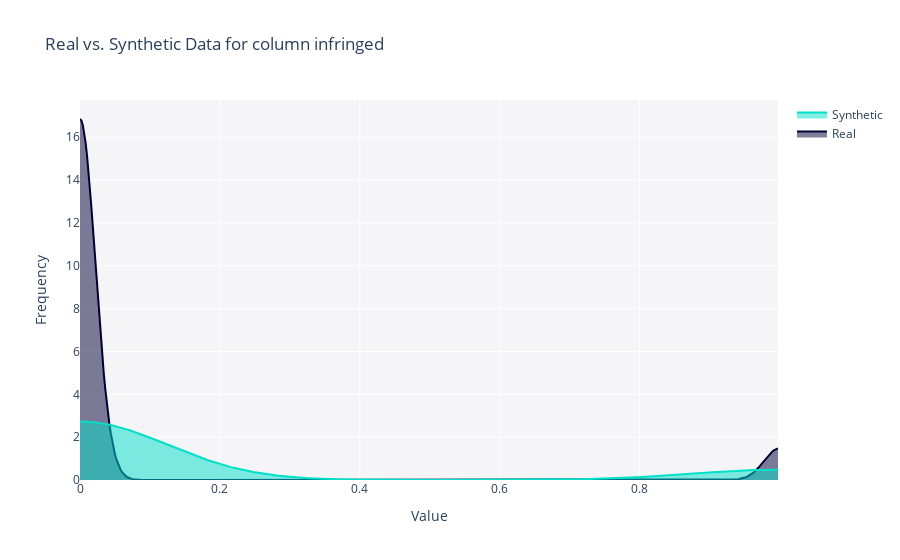

The notebook cell saved with this chart:
### Code cell
from sdmetrics.reports.utils import get_column_plot

fig = get_column_plot(
    real_data=data,
    synthetic_data=new_data,
    metadata=model.get_metadata().to_dict(),
    column_name='infringed'
)

fig.show()

### Figure 1 — Plotly figure (JSON) as saved in the notebook; plotly's stock layout.template omitted (floating-point values rounded to 4 significant figures; data arrays with more than 128 entries replaced by an {"elided": "..."} marker saying what was removed)
{"data": [{"fill": "tozeroy", "hovertemplate": "<b>Real</b><br>Value: %{x}<br>Frequency: %{y}<extra></extra>", "legendgroup": "Real", "marker": {"color": "#000036"}, "mode": "lines", "name": "Real", "showlegend": true, "type": "scatter", "x": {"elided": "500 float values"}, "xaxis": "x", "y": {"elided": "500 float values"}, "yaxis": "y"}, {"fill": "tozeroy", "hovertemplate": "<b>Synthetic</b><br>Value: %{x}<br>Frequency: %{y}<extra></extra>", "legendgroup": "Synthetic", "marker": {"color": "#01E0C9"}, "mode": "lines", "name": "Synthetic", "showlegend": true, "type": "scatter", "x": {"elided": "500 float values"}, "xaxis": "x", "y": {"elided": "500 float values"}, "yaxis": "y"}], "layout": {"barmode": "overlay", "hovermode": "closest", "legend": {"traceorder": "reversed"}, "plot_bgcolor": "#F5F5F8", "title": {"text": "Real vs. Synthetic Data for column infringed"}, "xaxis": {"anchor": "y2", "domain": [0, 1], "title": {"text": "Value"}, "zeroline": false}, "yaxis": {"anchor": "free", "domain": [0, 1], "position": 0, "title": {"text": "Frequency"}}}}
